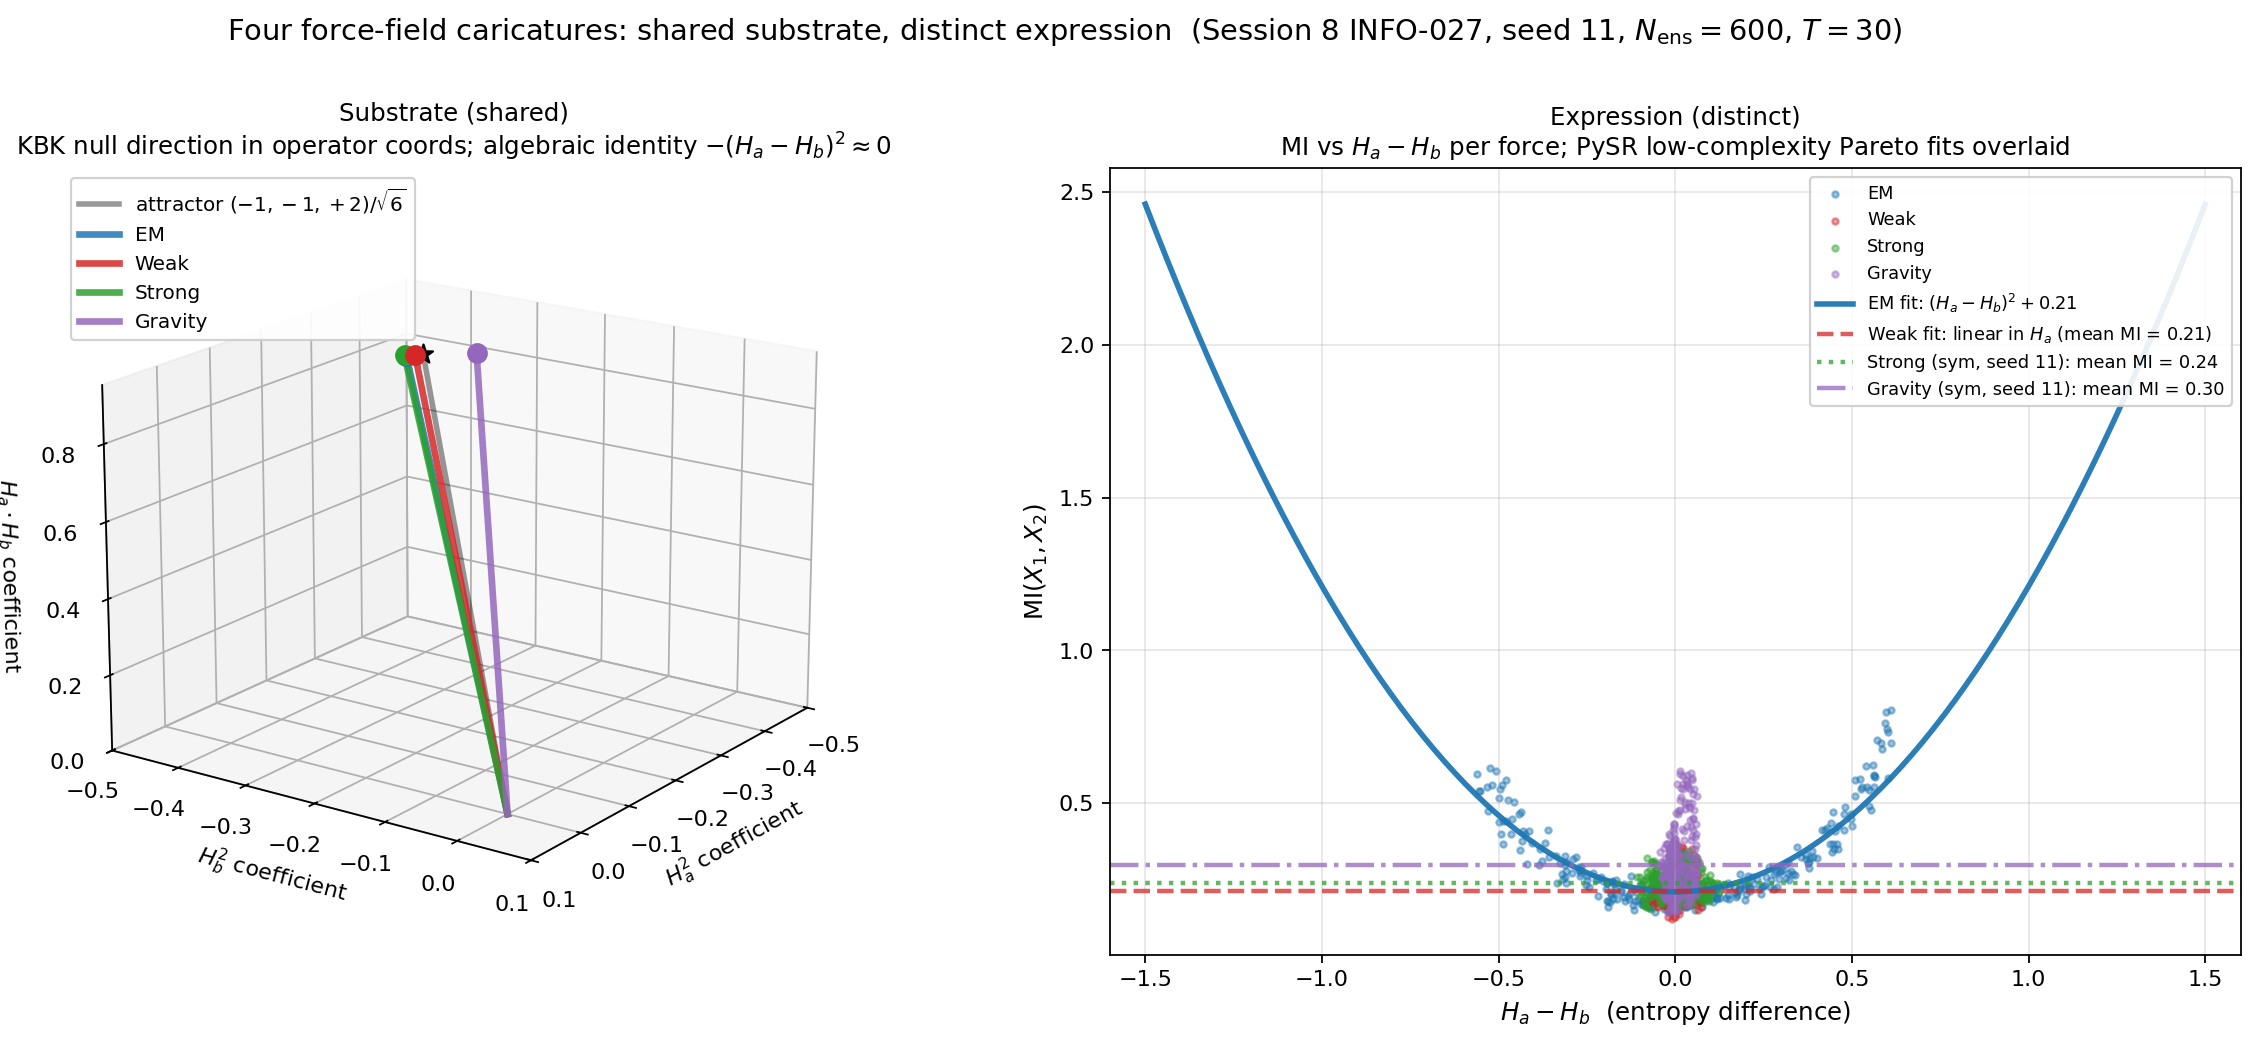

Python code for this plot:
"""
Render: 4 forces on the same substrate.

Two-panel figure:

  LEFT  — substrate side. v_null directions of all four forces in
          the (H_a^2, H_b^2, H_a*H_b) operator-coordinate space.
          All four point near (-1, -1, +2)/sqrt(6), the Session 3
          attractor (algebraic identity -(H_a - H_b)^2 ~ 0).
          The shared direction is the SUBSTRATE.

  RIGHT — expression side. MI vs (H_a - H_b) per force from the
          Session 8 ensemble-H data. Each force has a distinct
          functional family at low PySR complexity overlaid as
          the analytical fit:
            EM:      (H_a - H_b)^2 + 0.21
            Weak:    0.31 + 0.066 * H_a   (function of H_a, not
                     H_a-H_b; we show it vs H_a-H_b for visual
                     reference -- it has no slope vs the difference)
            Strong:  channel-symmetric, randomly seeded -- we
                     show seed 11's exp(H_a^2)*0.23 form
            Gravity: channel-symmetric -- seed 11's
                     0.336 - 0.572*H_b^2

The substrate is the same line/plane in operator space; the
expressions are different shapes on top of it.
"""
import json
import numpy as np
import matplotlib
matplotlib.use("Agg")
import matplotlib.pyplot as plt
from mpl_toolkits.mplot3d import Axes3D  # noqa: F401

from four_force_probe import (
    simulate_em, simulate_weak, simulate_strong, simulate_gravity,
)
from per_domain_kbk import build_ensemble_operator_matrix


FORCE_COLORS = {
    "em":      "#1f77b4",
    "weak":    "#d62728",
    "strong":  "#2ca02c",
    "gravity": "#9467bd",
}
FORCE_LABELS = {
    "em":      "EM",
    "weak":    "Weak",
    "strong":  "Strong",
    "gravity": "Gravity",
}


def regenerate_data(seed=11):
    cfg = dict(N_ens=600, T=30.0, dt=0.02)
    data = {}
    sim = {"em": simulate_em, "weak": simulate_weak,
           "strong": simulate_strong, "gravity": simulate_gravity}
    for name, fn in sim.items():
        X1, X2 = fn(seed=seed, **cfg)
        M, _ = build_ensemble_operator_matrix(X1, X2)
        data[name] = {
            "Ha": M[:, 0], "Hb": M[:, 1], "MI": M[:, 5],
            "Ha2": M[:, 2], "Hb2": M[:, 3], "HaHb": M[:, 4],
        }
    return data


def load_v_nulls(results_path):
    with open(results_path) as f:
        blob = json.load(f)
    out = {}
    for r in blob["results"]:
        out[r["name"]] = {
            "v_null_234": r["extract_v1_v_null_234"],
            "v_null_6d":  r["extract_v1_v_null_6d"],
            "eig_min":    r["eigenvalues_op_cov"][-1],
        }
    return out


def main():
    seed = 11
    data = regenerate_data(seed=seed)
    v_nulls = load_v_nulls("four_force_probe_results_seed11.json")

    fig = plt.figure(figsize=(15, 6.5))

    # ---------- LEFT: substrate side ----------
    ax1 = fig.add_subplot(1, 2, 1, projection="3d")
    # plot attractor reference vector
    attractor = np.array([-1.0, -1.0, 2.0]) / np.sqrt(6)  # length 1
    ax1.plot([0, attractor[0]], [0, attractor[1]], [0, attractor[2]],
             color="black", linewidth=2.5, alpha=0.4,
             label=r"attractor $(-1,-1,+2)/\sqrt{6}$")
    ax1.scatter([attractor[0]], [attractor[1]], [attractor[2]],
                color="black", s=80, marker="*", zorder=5)

    # plot each force's v_null in [2,3,4] space
    for name in ["em", "weak", "strong", "gravity"]:
        v = np.array(v_nulls[name]["v_null_234"])
        # normalize for display
        v = v / np.linalg.norm(v)
        ax1.plot([0, v[0]], [0, v[1]], [0, v[2]],
                 color=FORCE_COLORS[name], linewidth=3, alpha=0.85,
                 label=FORCE_LABELS[name])
        ax1.scatter([v[0]], [v[1]], [v[2]],
                    color=FORCE_COLORS[name], s=70, zorder=4)

    ax1.set_xlabel(r"$H_a^2$ coefficient", fontsize=10)
    ax1.set_ylabel(r"$H_b^2$ coefficient", fontsize=10)
    ax1.set_zlabel(r"$H_a \cdot H_b$ coefficient", fontsize=10)
    ax1.set_title(
        "Substrate (shared)\n"
        r"KBK null direction in operator coords; algebraic identity $-(H_a - H_b)^2 \approx 0$",
        fontsize=11,
    )
    ax1.legend(loc="upper left", fontsize=9, framealpha=0.9)
    # nice viewing angle
    ax1.view_init(elev=18, azim=35)
    ax1.set_xlim(-0.5, 0.1)
    ax1.set_ylim(-0.5, 0.1)
    ax1.set_zlim(0, 0.95)

    # ---------- RIGHT: expression side ----------
    ax2 = fig.add_subplot(1, 2, 2)
    for name in ["em", "weak", "strong", "gravity"]:
        d = data[name]
        # subsample for plotting
        idx = np.linspace(0, len(d["Ha"]) - 1, 300).astype(int)
        diff = (d["Ha"] - d["Hb"])[idx]
        mi = d["MI"][idx]
        ax2.scatter(diff, mi, s=8, alpha=0.45,
                     color=FORCE_COLORS[name], label=FORCE_LABELS[name])

    # PySR fits per force (from Session 8 INFO-027, low-complexity Pareto)
    diff_x = np.linspace(-1.5, 1.5, 200)

    # EM: (H_a - H_b)^2 + 0.21
    ax2.plot(diff_x, diff_x ** 2 + 0.21,
             color=FORCE_COLORS["em"], linewidth=2.5, alpha=0.95,
             linestyle="-", label=r"EM fit: $(H_a-H_b)^2 + 0.21$")
    # Weak: linear in H_a (no slope vs H_a - H_b on its own; this
    # plot is illustrative of the *substrate* axis, not the weak
    # family's true variable). For visual reference plot a horizontal
    # line at the weak mean MI.
    w_mean = float(np.mean(data["weak"]["MI"]))
    ax2.axhline(w_mean, color=FORCE_COLORS["weak"], linewidth=2,
                 linestyle="--", alpha=0.75,
                 label=f"Weak fit: linear in $H_a$ (mean MI = {w_mean:.2f})")
    # Strong seed 11: exp(H_a^2) * 0.23 -- function of H_a alone, not
    # H_a - H_b. Plot strong's MI mean for reference.
    s_mean = float(np.mean(data["strong"]["MI"]))
    ax2.axhline(s_mean, color=FORCE_COLORS["strong"], linewidth=2,
                 linestyle=":", alpha=0.75,
                 label=f"Strong (sym, seed 11): mean MI = {s_mean:.2f}")
    # Gravity seed 11: 0.336 - 0.572*H_b^2 -- function of H_b alone.
    g_mean = float(np.mean(data["gravity"]["MI"]))
    ax2.axhline(g_mean, color=FORCE_COLORS["gravity"], linewidth=2,
                 linestyle="-.", alpha=0.75,
                 label=f"Gravity (sym, seed 11): mean MI = {g_mean:.2f}")

    ax2.set_xlabel(r"$H_a - H_b$  (entropy difference)", fontsize=11)
    ax2.set_ylabel(r"$\mathrm{MI}(X_1, X_2)$", fontsize=11)
    ax2.set_title(
        "Expression (distinct)\n"
        r"MI vs $H_a - H_b$ per force; PySR low-complexity Pareto fits overlaid",
        fontsize=11,
    )
    ax2.legend(loc="upper right", fontsize=8, framealpha=0.9)
    ax2.grid(True, alpha=0.3)
    ax2.set_xlim(-1.6, 1.6)

    fig.suptitle(
        "Four force-field caricatures: shared substrate, distinct expression  "
        r"(Session 8 INFO-027, seed 11, $N_{\mathrm{ens}}{=}600$, $T{=}30$)",
        fontsize=13, y=1.00,
    )
    fig.tight_layout()
    fig.savefig("render_4forces.png", dpi=160, bbox_inches="tight")
    print("wrote render_4forces.png")

    # also dump a smaller version
    fig.savefig("render_4forces_small.png", dpi=110, bbox_inches="tight")
    print("wrote render_4forces_small.png")


if __name__ == "__main__":
    main()
